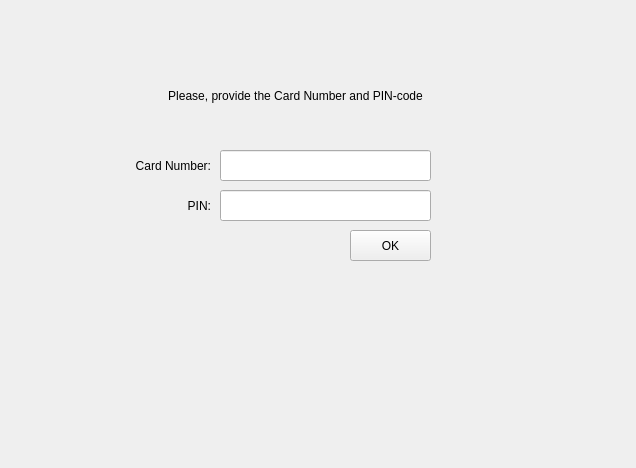
<?xml version="1.0" encoding="UTF-8"?>
<ui version="4.0">
 <class>AuthWidget</class>
 <widget class="QWidget" name="AuthWidget">
  <property name="geometry">
   <rect>
    <x>0</x>
    <y>0</y>
    <width>636</width>
    <height>468</height>
   </rect>
  </property>
  <property name="minimumSize">
   <size>
    <width>505</width>
    <height>141</height>
   </size>
  </property>
  <property name="windowTitle">
   <string>Form</string>
  </property>
  <property name="styleSheet">
   <string notr="true"/>
  </property>
  <widget class="QPushButton" name="authButton">
   <property name="geometry">
    <rect>
     <x>350</x>
     <y>230</y>
     <width>81</width>
     <height>31</height>
    </rect>
   </property>
   <property name="text">
    <string>OK</string>
   </property>
  </widget>
  <widget class="QLineEdit" name="pinInput">
   <property name="geometry">
    <rect>
     <x>220</x>
     <y>190</y>
     <width>211</width>
     <height>31</height>
    </rect>
   </property>
   <property name="inputMethodHints">
    <set>Qt::ImhDigitsOnly|Qt::ImhHiddenText|Qt::ImhNoAutoUppercase|Qt::ImhNoPredictiveText|Qt::ImhSensitiveData</set>
   </property>
   <property name="maxLength">
    <number>4</number>
   </property>
   <property name="echoMode">
    <enum>QLineEdit::Password</enum>
   </property>
   <property name="alignment">
    <set>Qt::AlignCenter</set>
   </property>
  </widget>
  <widget class="QLabel" name="cardNumberLabel">
   <property name="geometry">
    <rect>
     <x>100</x>
     <y>150</y>
     <width>111</width>
     <height>31</height>
    </rect>
   </property>
   <property name="text">
    <string>Card Number:</string>
   </property>
   <property name="alignment">
    <set>Qt::AlignRight|Qt::AlignTrailing|Qt::AlignVCenter</set>
   </property>
  </widget>
  <widget class="QLabel" name="pinLabel">
   <property name="geometry">
    <rect>
     <x>140</x>
     <y>190</y>
     <width>71</width>
     <height>31</height>
    </rect>
   </property>
   <property name="text">
    <string>PIN:</string>
   </property>
   <property name="alignment">
    <set>Qt::AlignRight|Qt::AlignTrailing|Qt::AlignVCenter</set>
   </property>
  </widget>
  <widget class="QLabel" name="authMessage">
   <property name="geometry">
    <rect>
     <x>110</x>
     <y>80</y>
     <width>371</width>
     <height>31</height>
    </rect>
   </property>
   <property name="text">
    <string>Please, provide the Card Number and PIN-code</string>
   </property>
   <property name="textFormat">
    <enum>Qt::AutoText</enum>
   </property>
   <property name="alignment">
    <set>Qt::AlignCenter</set>
   </property>
  </widget>
  <widget class="QLineEdit" name="cadNumberInput">
   <property name="geometry">
    <rect>
     <x>220</x>
     <y>150</y>
     <width>211</width>
     <height>31</height>
    </rect>
   </property>
   <property name="maxLength">
    <number>16</number>
   </property>
   <property name="alignment">
    <set>Qt::AlignCenter</set>
   </property>
  </widget>
  <widget class="QLabel" name="errorLabel">
   <property name="geometry">
    <rect>
     <x>100</x>
     <y>110</y>
     <width>391</width>
     <height>31</height>
    </rect>
   </property>
   <property name="styleSheet">
    <string notr="true">#errorLabel { color: red; }</string>
   </property>
   <property name="text">
    <string/>
   </property>
   <property name="alignment">
    <set>Qt::AlignCenter</set>
   </property>
  </widget>
 </widget>
 <tabstops>
  <tabstop>cadNumberInput</tabstop>
  <tabstop>pinInput</tabstop>
  <tabstop>authButton</tabstop>
 </tabstops>
 <resources/>
 <connections/>
</ui>
